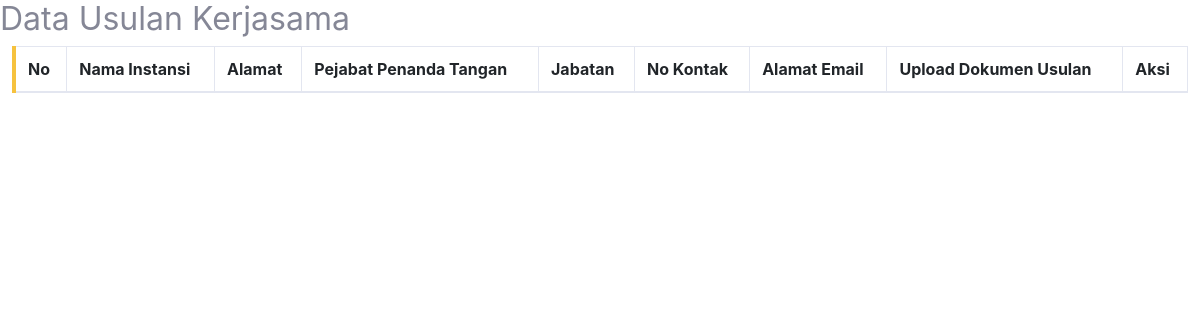
Page /superAdmin/usulan.php on the earlier database version.
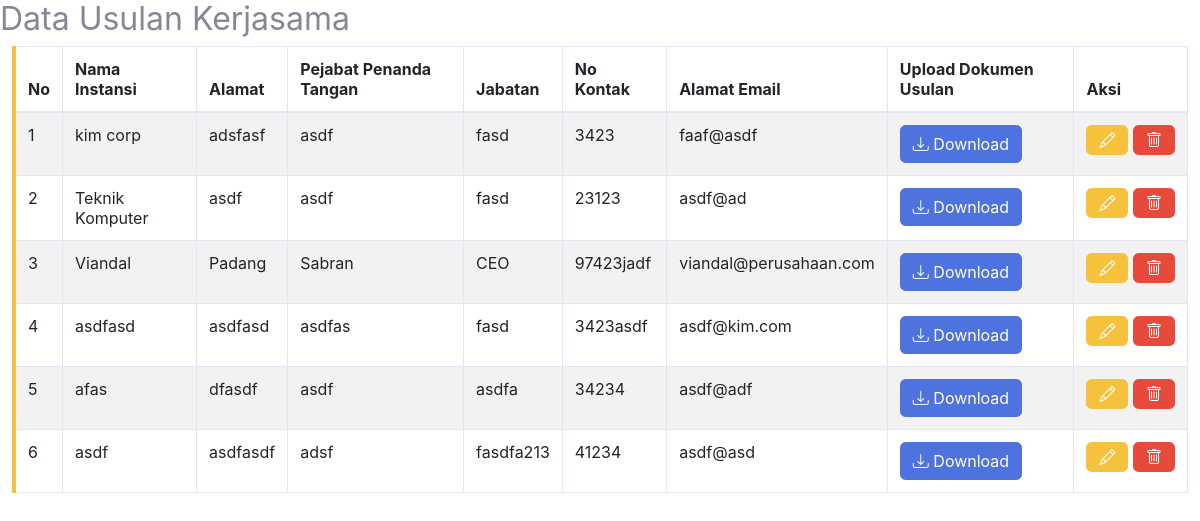
Same page on the later database version.
### tables this page shows
CREATE TABLE `tb_usulan` (
  `id_usulan` int NOT NULL,
  `nama_instansi` varchar(50) NOT NULL,
  `alamat` text NOT NULL,
  `nama_pejabat_penanda_tangan` varchar(50) NOT NULL,
  `nama_jabatan` varchar(50) NOT NULL,
  `no_kontak` varchar(12) NOT NULL,
  `alamat_email` varchar(30) NOT NULL,
  `upload_dokumen` varchar(50) NOT NULL
);

### superAdmin/usulan.php (the view, shortened to what this page needs)
<link rel="stylesheet" href="https://cdn.jsdelivr.net/npm/bootstrap-icons@1.11.3/font/bootstrap-icons.min.css">
<link href="https://cdn.jsdelivr.net/npm/bootstrap@5.3.0/dist/css/bootstrap.min.css" rel="stylesheet">
<link href="css/sb-admin-2.min.css" rel="stylesheet">
<body>
    <?php
        $aksi = isset($_GET["aksi"]) ? $_GET["aksi"] : 'list';
        switch ($aksi) :
            case 'list':
    ?>
    <h2>Data Usulan Kerjasama</h2>
    <div class="table-responsive col-12">
        <table id="tabel-usulan" class="table table-bordered table-striped border-left-warning">
            <thead>
                <tr>
                    <th>No</th>
                    <th>Nama Instansi</th>
                    <th>Alamat</th>
                    <th>Pejabat Penanda Tangan</th>
                    <th>Jabatan</th>
                    <th>No Kontak</th>
                    <th>Alamat Email</th>
                    <th>Upload Dokumen Usulan</th>
                    <th>Aksi</th>
                </tr>
            </thead>
            <tbody>
                <?php
            include ("../sikermaPNP/koneksi.php");
            $ambil = mysqli_query($koneksi,"SELECT * FROM tb_usulan");
            $no = 1;
            while($data_usulan = mysqli_fetch_array($ambil)) {
            ?>
                <tr>
                    <td><?= $no ?></td>
                    <td><?= $data_usulan['nama_instansi'] ?></td>
                    <td><?= $data_usulan['alamat'] ?></td>
                    <td><?= $data_usulan['nama_pejabat_penanda_tangan'] ?></td>
                    <td><?= $data_usulan['nama_jabatan'] ?></td>
                    <td><?= $data_usulan['no_kontak'] ?></td>
                    <td><?= $data_usulan['alamat_email'] ?></td>
                    <td>
                        <?php if (!empty($data_usulan['upload_dokumen'])) { ?>
                            <a href="<?= $data_usulan['upload_dokumen'] ?>" target="_blank" class="btn btn-primary">
                                <i class="bi bi-download"></i> Download
                            </a>
                        <?php } else { ?>
                            <span class="text-muted">No File</span>
                        <?php } ?>
                    </td>
                    <td class="text-nowrap">
                        <a href="?page=tabelUsulan&aksi=edit&id_edit=<?= $data_usulan['id_usulan'] ?>"
                            class="btn btn-warning"><i class="bi bi-pencil"></i></a>
                        <a href="/superAdmin/proses_usulan.php?proses=delete&id_hapus=<?= $data_usulan['id_usulan'] ?>"
                            class="btn btn-danger" onclick="return confirm('Yakin menghapus data?')"><i
                                class="bi bi-trash"></i></a>
                    </td>
                </tr>
                <?php
            $no++;
        }
        ?>
            </tbody>
        </table>
    </div>
    <?php
        break;
            ?>
<?php
        endswitch;
    ?>

Differences in the rows shown:
added tb_usulan: nama_instansi "kim corp", alamat "adsfasf", nama_pejabat_penanda_tangan "asdf", nama_jabatan "fasd", no_kontak "3423", alamat_email "faaf@asdf"
added tb_usulan: nama_instansi "Teknik Komputer", alamat "asdf", nama_pejabat_penanda_tangan "asdf", nama_jabatan "fasd", no_kontak "23123", alamat_email "asdf@ad"
added tb_usulan: nama_instansi "Viandal", alamat "Padang", nama_pejabat_penanda_tangan "Sabran", nama_jabatan "CEO", no_kontak "97423jadf", alamat_email "viandal@perusahaan.com"
added tb_usulan: nama_instansi "asdfasd", alamat "asdfasd", nama_pejabat_penanda_tangan "asdfas", nama_jabatan "fasd", no_kontak "3423asdf", alamat_email "asdf@kim.com"
added tb_usulan: nama_instansi "afas", alamat "dfasdf", nama_pejabat_penanda_tangan "asdf", nama_jabatan "asdfa", no_kontak "34234", alamat_email "asdf@adf"
added tb_usulan: nama_instansi "asdf", alamat "asdfasdf", nama_pejabat_penanda_tangan "adsf", nama_jabatan "fasdfa213", no_kontak "41234", alamat_email "asdf@asd"
